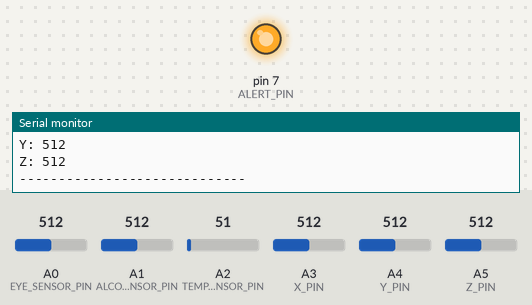
Bench run of a sketch on a simulated Arduino Uno, built with avr-gcc and run on an emulated ATmega328P. On the bench: output pins drawn as LEDs (lit = HIGH), the last lines printed to the serial monitor. The test bench sets the inputs (shaded band); at power-on: A1 (ALCOHOL_SENSOR_PIN) = 512, A0 (EYE_SENSOR_PIN) = 512, A2 (TEMP_SENSOR_PIN) = 51, A3 (X_PIN) = 512, A4 (Y_PIN) = 512, A5 (Z_PIN) = 512.

Above: at 1.8 s.
1.9 s: A1 (ALCOHOL_SENSOR_PIN) set to 482
At 3.3 s:
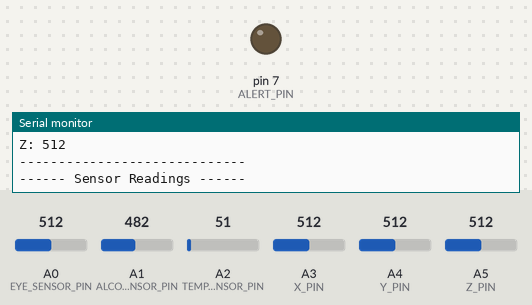
3.6 s: A1 (ALCOHOL_SENSOR_PIN) set to 716
At 4.8 s:
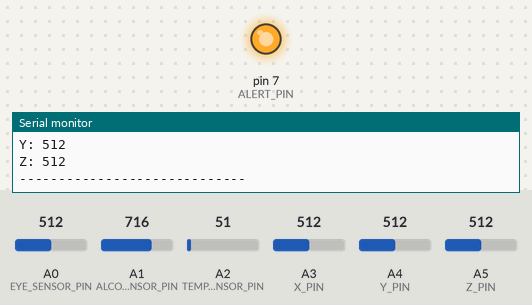
5.8 s: A1 (ALCOHOL_SENSOR_PIN) set to 306
At 7.3 s:
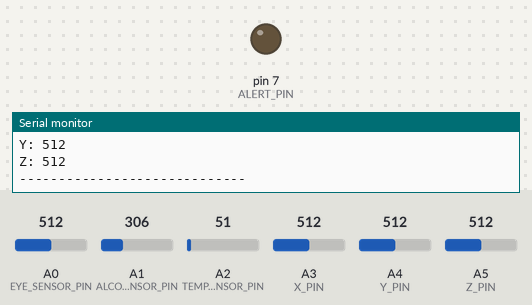
Timing chart, 0 to 8.8 s (numbered marks = the images above; inputs shaded):
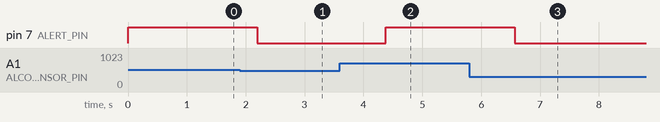

Measured:
- the behaviour switches between 501 and 500 on A1 (ALCOHOL_SENSOR_PIN) (found by bisection; images 0 and 1)
- after the input at 1.9 s, pin 7 (ALERT_PIN): HIGH → LOW after 0.29 s
- after the input at 3.6 s, pin 7 (ALERT_PIN): LOW → HIGH after 0.78 s
- after the input at 5.8 s, pin 7 (ALERT_PIN): HIGH → LOW after 0.77 s

The sketch:

arduino_sensor_monitor.ino
```cpp
// Pin Definitions
#define EYE_SENSOR_PIN A0
#define ALCOHOL_SENSOR_PIN A1
#define TEMP_SENSOR_PIN A2
#define X_PIN A3
#define Y_PIN A4
#define Z_PIN A5
#define ALERT_PIN 7   // Digital pin to send signal to ESP32

void setup() {
  Serial.begin(9600);

  // Pin modes
  pinMode(EYE_SENSOR_PIN, INPUT);
  pinMode(ALCOHOL_SENSOR_PIN, INPUT);
  pinMode(TEMP_SENSOR_PIN, INPUT);
  pinMode(ALERT_PIN, OUTPUT);

  digitalWrite(ALERT_PIN, LOW); // Default alert signal is LOW
}

void loop() {
  // Read sensor values
  int eyeBlink = analogRead(EYE_SENSOR_PIN);
  int alcohol = analogRead(ALCOHOL_SENSOR_PIN);
  int temp = analogRead(TEMP_SENSOR_PIN);
  int x = analogRead(X_PIN);
  int y = analogRead(Y_PIN);
  int z = analogRead(Z_PIN);

  // Detect alert conditions
  bool isCrash = (x > 900 || y > 900 || z > 900);   // Adjust threshold
  bool isDrunk = (alcohol > 500);                  // Adjust threshold
  bool isDrowsy = (eyeBlink < 100);                // Adjust threshold
  bool isOverheat = ((temp * 0.488) > 60);         // Convert LM35 to Celsius

  // Send signal to ESP32
  if (isCrash || isDrunk || isDrowsy || isOverheat) {
    digitalWrite(ALERT_PIN, HIGH);
  } else {
    digitalWrite(ALERT_PIN, LOW);
  }

  // Print readings
  Serial.println("------ Sensor Readings ------");
  Serial.print("Eye Blink: "); Serial.println(eyeBlink);
  Serial.print("Alcohol: "); Serial.println(alcohol);
  Serial.print("Temperature (C): "); Serial.println(temp * 0.488);
  Serial.print("Accelerometer - X: "); Serial.println(x);
  Serial.print("Y: "); Serial.println(y);
  Serial.print("Z: "); Serial.println(z);
  Serial.println("-----------------------------");

  delay(1000);
}
```
